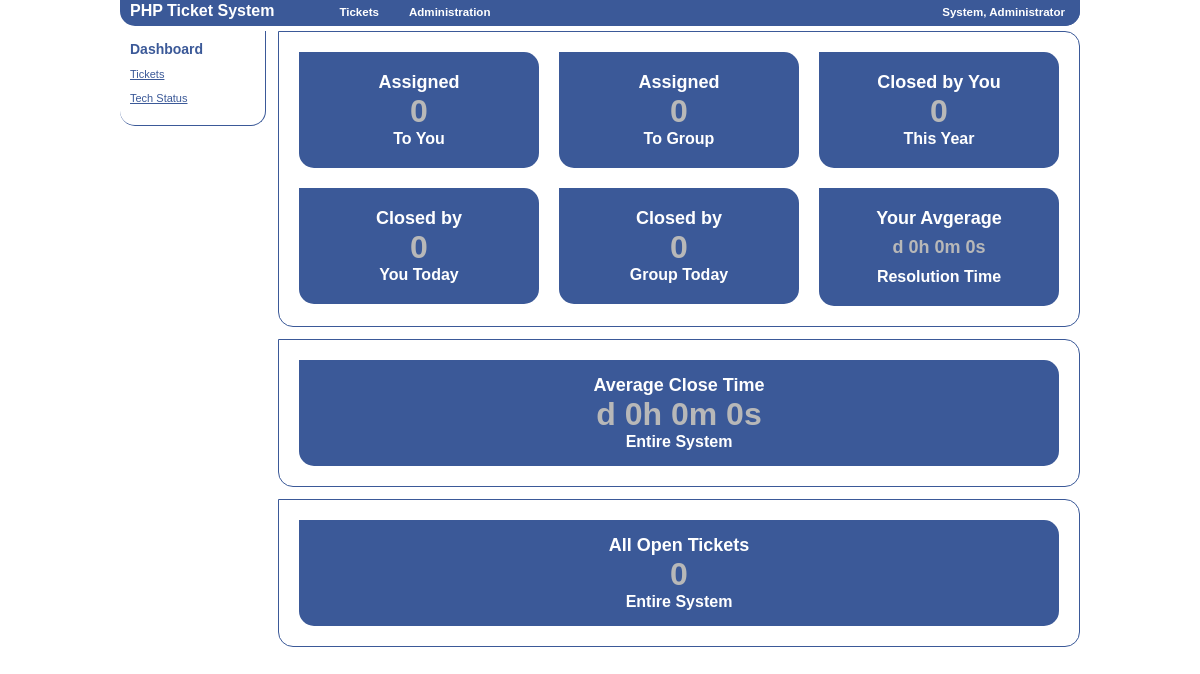
The app's page /?p=dashboard&v=tickets (signed in) with its own data.
### tables this page shows
CREATE TABLE IF NOT EXISTS `application_settings` (
  `name` varchar(255) NOT NULL,
  `setting` text NOT NULL,
  PRIMARY KEY (`name`)
);

CREATE TABLE IF NOT EXISTS `mods` (
  `name` varchar(255) NOT NULL,
  `parent` varchar(255) NOT NULL,
  `display` varchar(255) NOT NULL,
  `path` text NOT NULL,
  `has_icon` int(1) NOT NULL COMMENT '1 = TRUE 2 = FALSE',
  `icon` varchar(255) NOT NULL,
  `acl` int(11) NOT NULL,
  `type` int(11) NOT NULL,
  `enabled` int(1) NOT NULL COMMENT '1 = TRUE 2 = FALSE',
  `weight` int(11) NOT NULL,
  PRIMARY KEY (`name`),
  KEY `name` (`name`),
  KEY `parent` (`parent`),
  FULLTEXT KEY `parent_2` (`parent`)
);

### config/application_settings.php (called while the page is built, shortened)
<?php
	$sql = "SELECT * FROM application_settings WHERE name = 'title'";
	$result = mysql_fetch_assoc(mysql_query($sql));
	$application_title = $result['setting'];
?>

### mods/menu/top.php (the view, shortened to what this page needs)
<?php if(isset($_SESSION['user_id'])) { ?>
<div id="top_menu">
<h1 class="application_name"><a href="?p=dashboard"><?php echo $application_title; ?></a></h1>
<div class="menu_left">
<ul id="nav_left">
<?php
$p_sql = "SELECT * FROM mods WHERE type = '1' AND parent = 'none' AND acl <= '$_SESSION[user_acl]' AND enabled = '1' AND name != 'end_user' ORDER BY weight";
$p_result = mysql_query($p_sql);
$p_num = mysql_num_rows($p_result);
$p_i = 0;
while ($p_i < $p_num) {
	$name = mysql_result($p_result, $p_i, "name");
	$display = mysql_result($p_result, $p_i, "display");
	$ck_sql = "SELECT * FROM mods WHERE parent = '$name' AND type = '1' AND acl <= '$_SESSION[user_acl]' AND enabled = '1' ORDER BY weight";
	$ck_result = mysql_query($ck_sql);
	$ck_num = mysql_num_rows($ck_result);
	if($ck_num >= 1) {
		echo '<li><a href="#"><strong>'.$display.'</strong></a><ul>';
		echo '</ul></li>';
	} else {
		echo '<li><a href="?p='.$name.'"><strong>'.$display.'</strong></a></li>';
	}
	$p_i++;
}
?>
</ul>
</div>
<ul id="nav_right">
<li class="asdf">
    <a href="#"><strong><?php echo $_SESSION['ln'].', '.$_SESSION['fn']; ?></strong></a>
</li>
</ul>
</div>
<?php } ?>

### header.php (shortened to what this page needs)
<?php
include 'config/application_settings.php';
$page = mysql_real_escape_string($_GET['p']);
$sql = "SELECT * FROM mods WHERE name = '$page'";
$result = mysql_fetch_assoc(mysql_query($sql));
$type = $result['type'];
$date = date('Y-m-d');
$int_date = strtotime($date);
?>
<!DOCTYPE HTML PUBLIC "-//W3C//DTD HTML 4.01 Transitional//EN"
        "http://www.w3.org/TR/html4/loose.dtd">
<html>
	<head>
	<?php if($type < 4) { ?>
    <link href="css/kendo/kendo.common.min.css" rel="stylesheet" />
    <link href="css/kendo/kendo.custom.css" rel="stylesheet" />
	<?php } ?>
	</head>
<body>

### index.php (shortened to what this page needs)
<?php
include 'header.php';
$page = mysql_real_escape_string($_GET['p']);
$sql = "SELECT * FROM mods WHERE name = '$page'";
$result = mysql_fetch_assoc(mysql_query($sql));
$type = $result['type'];
if(isset($_SESSION['user_id'])) {
	if($type < 2) {
		include 'mods/menu/top.php';
	}
	$mod = $_GET['p'];
	$sql = "SELECT * FROM mods WHERE name = '$mod'";
	$result = mysql_fetch_assoc(mysql_query($sql));
	$acl = $result['acl'];
	$path = $result['path'];
	if($acl <= $_SESSION['user_acl']) {
		include 'mods/'.$path;
	} else {
		echo 'You do not have access to this resource.';
	}
}
include 'footer.php';
?>

### mods/dashboard/dashboard.php (shortened to what this page needs)
<?php
if(isset($_SESSION['user_id'])) {
$sql = "SELECT COUNT(*) AS count FROM tickets WHERE assigned_uid = '$_SESSION[user_id]' AND state_id = '1'";
$result = mysql_fetch_assoc(mysql_query($sql));
$user_count = $result['count'];
$sql = "SELECT COUNT(*) AS count FROM tickets WHERE  state_id = '1'";
$result = mysql_fetch_assoc(mysql_query($sql));
$system_count = $result['count'];
$sql = "SELECT COUNT(*) AS count FROM tickets WHERE assigned_gid = '$_SESSION[group_id]' AND state_id = '1'";
$result = mysql_fetch_assoc(mysql_query($sql));
$group_count = $result['count'];
$sql = "SELECT COUNT(*) AS count FROM tickets WHERE resolved_uid = '$_SESSION[user_id]' AND state_id = '2' AND resolved_date = '$int_date'";
$result = mysql_fetch_assoc(mysql_query($sql));
$user_closed_today = $result['count'];
$sql = "SELECT id FROM users WHERE group_id = '$_SESSION[group_id]'";
$result = mysql_query($sql);
$num = mysql_num_rows($result);
$i = 0;
while ($i < $num) {
	$user_id = mysql_result($result, $i, "id");
	$get = "SELECT COUNT(*) AS count FROM tickets WHERE resolved_uid = '$user_id' AND state_id = '2' AND resolved_date = '$int_date'";
	$result_get = mysql_fetch_assoc(mysql_query($get));
	$group_closed_today =+ $result_get['count'];
	$i++;
}
$r_total_time = date("00:00:00");
	$r_total_time = explode(":", $r_total_time);
	$h = $r_total_time[0]/4;
	$m = $r_total_time[1]/4;
	$s = $r_total_time[2]/4;
	$user_days = $days.'d '.round($h).'h '.round($m).'m '.round($s).'s ';
$r_total_time = date("00:00:00");
	$r_total_time = explode(":", $r_total_time);
	$h = $r_total_time[0]/4;
	$m = $r_total_time[1]/4;
	$s = $r_total_time[2]/4;
	$system_days = $days.'d '.round($h).'h '.round($m).'m '.round($s).'s ';
?>
<div class="section_960">
	<div class="section_125_l">
		<?php include 'dashboard_menu.php'; ?>
	</div>
	<div class="section_780_r">
		<div class="dashboard_item">
			<h2>Assigned</h2>
			<h1><?php echo $user_count; ?></h1>
			<h3>To You</h3>
		</div>
		<div class="dashboard_item">
			<h2>Assigned</h2>
			<h1><?php echo $group_count; ?></h1>
			<h3>To Group</h3>
		</div>
		<div class="dashboard_item">
			<h2>Closed by You</h2>
			<h1><?php echo $user_closed_today; ?></h1>
			<h3>This Year</h3>
		</div>
		<div class="dashboard_item">
			<h2>Closed by</h2>
			<h1><?php echo $user_closed_today; ?></h1>
			<h3>You Today</h3>
		</div>
		<div class="dashboard_item">
			<h2>Closed by</h2>
			<h1><?php echo $group_closed_today; ?></h1>
			<h3>Group Today</h3>
		</div>
		<div class="dashboard_item">
			<h2>Your Avgerage</h2>
			<h4><?php echo $user_days; ?></h4>
			<h3>Resolution Time</h3>
		</div>
	</div>
	<br />
	<div class="section_780_r">
		<div class="dashboard_item_no_float">
			<h2>Average Close Time</h2>
			<h1><?php echo $system_days; ?></h1>
			<h3>Entire System</h3>
		</div>
	</div>
	<br />
	<div class="section_780_r">
		<div class="dashboard_item_no_float">
			<h2>All Open Tickets</h2>
			<h1><?php echo $system_count; ?></h1>
			<h3>Entire System</h3>
		</div>
	</div>
</div>
<?php
}
?>

### mods/dashboard/dashboard_menu.php
<?php if(isset($_SESSION['user_id'])) { ?>
	<h1>Dashboard</h1>
	<p><a href="?p=dashboard&v=tickets" id="add_category">Tickets</a></p>
	<p><a href="?p=dashboard&v=tech_status" id="add_category">Tech Status</a></p>
<?php } ?>

### footer.php
</body>
</html>

### css/styles.css (style rules this page uses)
html,body { margin:0; padding:0; font: 85% Verdena,Tahoma,sans-serif; }
body { background:#FFF;color:#333 font-size:11px; }
.section_960 { width:960px; margin:0 auto; margin-top:0px; }
a { color:#3B5998; }
.section_125_l { width:125px; margin:0px; padding:10px; float:left; border-right:1px solid #3B5998; border-bottom:1px solid #3B5998; border-bottom-right-radius:15px; border-bottom-left-radius:15px; }
.section_125_l h1 { font-size:14px; padding:0px; margin:0px; color:#3B5998; }
.section_125_l a { font-size:11px; padding:0px; margin:0px; color:#3B5998; }
.section_780_r { width:780px; margin:0px; padding:10px; float:right; border:1px solid #3B5998; border-bottom-right-radius:15px; border-bottom-left-radius:15px; border-top-right-radius:15px; }
.dashboard_item { background-color:#3B5998; float:left; margin:10px; padding:20px; color:#FFF; border-bottom-right-radius:15px; border-bottom-left-radius:15px; border-top-right-radius:15px; text-align:center; width:200px; overflow:hidden; }
.dashboard_item_no_float { background-color:#3B5998; margin:10px; padding:15px; color:#FFF; border-bottom-right-radius:15px; border-bottom-left-radius:15px; border-top-right-radius:15px; text-align:center; }
.dashboard_item_no_float h1 { margin:0px; padding:0px; font-size:32px; color:#B8B8B8; }
.dashboard_item_no_float h2 { margin:0px; padding:0px; font-size:18px; }
.dashboard_item_no_float h3 { margin:0px; padding:0px; font-size:16px; }
.dashboard_item h1 { margin:0px; padding:0px; font-size:32px; color:#B8B8B8; }
.dashboard_item h2 { margin:0px; padding:0px; font-size:18px; }
.dashboard_item h3 { margin:0px; padding:0px; font-size:16px; }
.dashboard_item h4 { margin:0px; padding:0px; margin-top:8px; margin-bottom:10px; font-size:18px; color:#B8B8B8; }

### css/menu.css (style rules this page uses)
div#top_menu { width:960px; margin:0 auto; background: #3B5998; color:#fff; border-bottom-left-radius:15px; border-bottom-right-radius:15px; }
.application_name { float:left; margin-top: 2px; margin-left: 10px; text-decoration:none; }
.application_name a { text-decoration:none; color:#fff; }
h1.application_name { text-decoration:none; color:#fff; font-size:16px; }
.menu_left { float:left; }
ul#nav_right,ul#nav_right li,ul#nav_right ul,ul#nav_right ul li { margin:0;padding:0;list-style-type:none }
ul#nav_right { height:26px;line-height:25px;margin-left:50px; background: #3B5998;color: #fff; border-bottom-right-radius:15px; }
ul#nav_right a { display:block;padding: 0 15px;text-decoration: none; color:#FFF; }
ul#nav_right li { float: right;position: relative }
ul#nav_left,ul#nav_left li,ul#nav_left ul,ul#nav_left ul li { margin:0;padding:0;list-style-type:none }
ul#nav_left { height:26px;line-height:25px;margin-left:50px; background: #3B5998;color: #fff }
ul#nav_left a { display:block;padding: 0 15px;text-decoration: none; color:#FFF }
ul#nav_left li { float: left;position: relative }

### records on screen
application_settings: setting "PHP Ticket System"
mods: display "Tickets"
mods: display "Administration"

### other values on screen
$_SESSION['ln'] "System"
$_SESSION['fn'] "Administrator"
$user_count "0"
$group_count "0"
$user_closed_today "0"
$group_closed_today "0"
$user_days "d 0h 0m 0s"
$system_days "d 0h 0m 0s"
$system_count "0"
